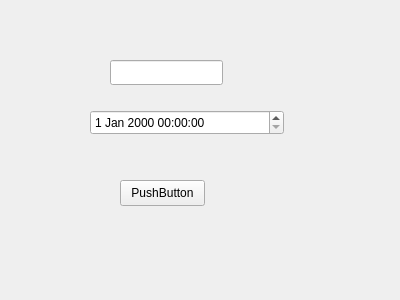
<?xml version="1.0" encoding="UTF-8"?>
<ui version="4.0">
 <class>Form</class>
 <widget class="QWidget" name="Form">
  <property name="geometry">
   <rect>
    <x>0</x>
    <y>0</y>
    <width>400</width>
    <height>300</height>
   </rect>
  </property>
  <property name="windowTitle">
   <string>Form</string>
  </property>
  <widget class="QLineEdit" name="command">
   <property name="geometry">
    <rect>
     <x>110</x>
     <y>60</y>
     <width>113</width>
     <height>25</height>
    </rect>
   </property>
  </widget>
  <widget class="QPushButton" name="schedule">
   <property name="geometry">
    <rect>
     <x>120</x>
     <y>180</y>
     <width>85</width>
     <height>26</height>
    </rect>
   </property>
   <property name="text">
    <string>PushButton</string>
   </property>
  </widget>
  <widget class="QDateTimeEdit" name="time">
   <property name="geometry">
    <rect>
     <x>90</x>
     <y>110</y>
     <width>194</width>
     <height>25</height>
    </rect>
   </property>
  </widget>
 </widget>
 <resources/>
 <connections/>
</ui>
